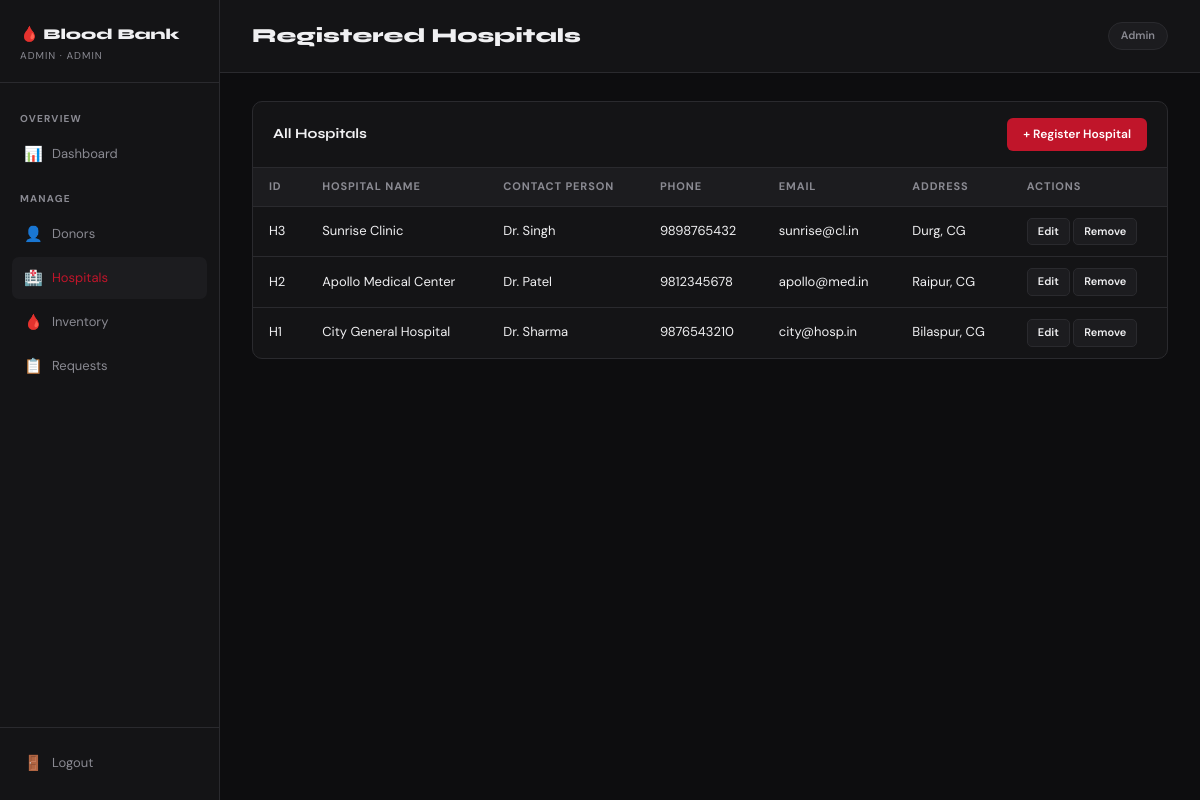
/admin/hospitals (signed in), run on the app's committed database.
### tables this page shows
CREATE TABLE tb_hospital (
        H_id INTEGER PRIMARY KEY AUTOINCREMENT,
        H_name TEXT, H_contact TEXT, H_email TEXT,
        H_address TEXT, H_con_person TEXT, password TEXT
    );

### app.py (the view)
@app.route('/admin/hospitals')
@admin_required
def admin_hospitals():
    msg = request.args.get('msg','')
    db  = get_db()
    hospitals = db.execute("SELECT * FROM tb_hospital ORDER BY H_id DESC").fetchall()
    db.close()
    return render_template('admin/hospitals.html', hospitals=hospitals, msg=msg)

### app.py (called while the page is built)
def get_db():
    conn = sqlite3.connect(DB)
    conn.row_factory = sqlite3.Row
    return conn

def admin_required(f):
    from functools import wraps
    @wraps(f)
    def decorated(*args, **kwargs):
        if session.get('role') != 'admin':
            return redirect(url_for('login'))
        return f(*args, **kwargs)
    return decorated

### templates/admin/hospitals.html (shortened to what this page needs)
{% extends 'admin/base.html' %}
{% block admin_content %}
<div class="topbar"><h2>Registered Hospitals</h2><span class="tag">Admin</span></div>
<div class="page-content">
  <div class="table-section">
    <div class="table-header">
      <h3>All Hospitals</h3>
      <a href="{{ url_for('register_hospital') }}" class="btn-add">+ Register Hospital</a>
    </div>
    <div class="table-wrap">
      <table>
        <thead><tr><th>ID</th><th>Hospital Name</th><th>Contact Person</th><th>Phone</th><th>Email</th><th>Address</th><th>Actions</th></tr></thead>
        <tbody>
          {% for h in hospitals %}
          <tr>
            <td>H{{ h['H_id'] }}</td>
            <td>{{ h['H_name'] }}</td>
            <td>{{ h['H_con_person'] }}</td>
            <td>{{ h['H_contact'] }}</td>
            <td>{{ h['H_email'] }}</td>
            <td>{{ h['H_address'] }}</td>
            <td>
              <a href="{{ url_for('edit_hospital', hid=h['H_id']) }}" class="btn-action">Edit</a>
              <a href="{{ url_for('delete_hospital', hid=h['H_id']) }}" class="btn-action danger"
                 onclick="return confirm('Remove this hospital?')">Remove</a>
            </td>
          </tr>
          {% endfor %}
        </tbody>
      </table>
    </div>
  </div>
</div>
{% endblock %}

### static/css/style.css (style rules this page uses)
:root { --red: #c0152a; --red-dark: #8b0d1e; --red-bright: #e8192f; --bg: #0d0d0f; --surface: #141416; --surface2: #1c1c1f; --border: #2a2a2e; --text: #f0f0f2; --muted: #8a8a92; --green: #1faa6e; --amber: #e09b1a; --blue: #2563eb; --font-display: 'Syne', sans-serif; --font-body: 'DM Sans', sans-serif; --radius: 10px; }
* { margin:0; padding:0; box-sizing:border-box; }
body { font-family: var(--font-body); background: var(--bg); color: var(--text); font-size: 14px; line-height: 1.6; }
a { color: inherit; text-decoration: none; }
.btn-add { display: inline-flex; align-items: center; gap: 6px; padding: 7px 16px; background: var(--red); color: #fff; border-radius: 6px; font-size: 12px; font-weight: 600; transition: background .2s; }
.btn-action { display: inline-block; padding: 4px 10px; border-radius: 5px; font-size: 11px; font-weight: 600; background: var(--surface2); color: var(--text); border: 1px solid var(--border); cursor: pointer; transition: all .15s; }
.topbar { display: flex; align-items: center; justify-content: space-between; padding: 20px 32px; border-bottom: 1px solid var(--border); background: var(--surface); }
.topbar h2 { font-family: var(--font-display); font-size: 20px; font-weight: 800; }
.tag { background: var(--surface2); border: 1px solid var(--border); border-radius: 20px; padding: 4px 12px; font-size: 11px; font-weight: 600; color: var(--muted); }
.page-content { padding: 28px 32px; }
.table-section { background: var(--surface); border: 1px solid var(--border); border-radius: var(--radius); overflow: hidden; margin-bottom: 24px; }
.table-header { display: flex; align-items: center; justify-content: space-between; padding: 16px 20px; border-bottom: 1px solid var(--border); }
.table-header h3 { font-family: var(--font-display); font-size: 14px; font-weight: 700; }
.table-wrap { overflow-x: auto; }
table { width: 100%; border-collapse: collapse; }
thead tr { border-bottom: 1px solid var(--border); background: var(--surface2); }
th { padding: 10px 16px; font-size: 11px; font-weight: 700; letter-spacing: .08em; text-transform: uppercase; color: var(--muted); text-align: left; white-space: nowrap; }
td { padding: 11px 16px; font-size: 13px; border-bottom: 1px solid var(--border); white-space: nowrap; }
tbody tr:last-child td { border-bottom: none; }

### data on the page
tb_hospital: H_id "3", H_name "Sunrise Clinic", H_con_person "Dr. Singh", H_contact "9898765432", H_email "sunrise@cl.in", H_address "Durg, CG"
tb_hospital: H_id "2", H_name "Apollo Medical Center", H_con_person "Dr. Patel", H_contact "9812345678", H_email "apollo@med.in", H_address "Raipur, CG"
tb_hospital: H_id "1", H_name "City General Hospital", H_con_person "Dr. Sharma", H_contact "9876543210", H_email "city@hosp.in", H_address "Bilaspur, CG"

### other printed values
{{ session.get('admin_username','Admin') }} "ADMIN"
